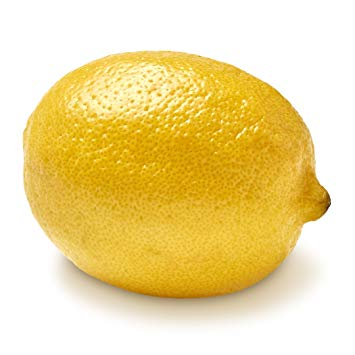
//> input picture OpenCV/lemon.jpg, 355 x 355 px
$ ./testopen   (built with g++ and OpenCV 4)
//> lines starting //> are read from the running program, lines starting //| are printed output that depends on the picture; after the words box and inside, x2 and y2 are one past the last pixel; in counts of white or black regions, pixels touching at a corner belong together
#include <stdio.h>
#include <opencv2/opencv.hpp>
#include "opencv2/imgproc/imgproc.hpp"
#include "opencv2/highgui/highgui.hpp"
#include <iostream>

using namespace cv;
using namespace std;

int main(void)
{

    Mat image = imread("lemon.jpg", 1);
//> image is the input picture: 355 rows x 355 cols, CV_8UC3; mean B, G, R 155.2, 219, 240.2
    Mat gray_image;

    cvtColor( image, gray_image, CV_BGR2GRAY );
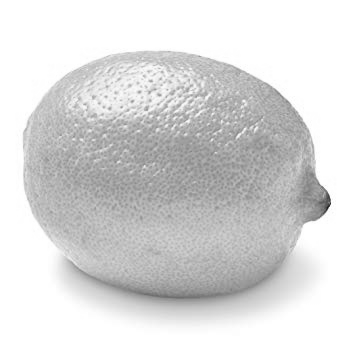
//> gray_image: 355 rows x 355 cols, CV_8UC1; min 28, max 255, mean 218

    Mat blur = gray_image.clone();
    Mat detected_edges = gray_image.clone();
    Mat binary = gray_image.clone();;

    //Get Pixel values from grayscales
    cout << "Rows: " << gray_image.rows << endl;
//| Rows: 355
    cout << "Cols: " << gray_image.cols << endl;
//| Cols: 355
    cout << "Intensity value (grayscale) at pixel (177,177): " << (int)(gray_image.at<uchar>(177,177)) << endl;
//| Intensity value (grayscale) at pixel (177,177): 157
    cout << "Intensity values (RGB) at pixel (177,177): (" << (int)(image.at<Vec3b>(177,177)[2]) << "," << (int)(image.at<Vec3b>(177,177)[1]) << "," << (int)(image.at<Vec3b>(177,177)[0]) << ")"<<endl;
//| Intensity values (RGB) at pixel (177,177): (214,158,3)

    // [15 lines of commented-out code are left out]

    GaussianBlur( gray_image, blur, Size(7,7), 0, 0 );
    Canny( blur, detected_edges, 50, 70, 3 );
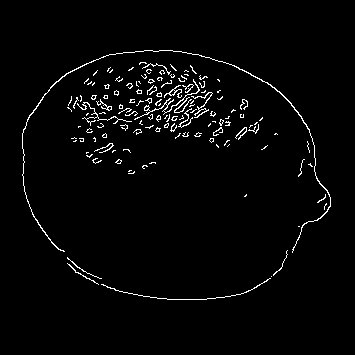
//> detected_edges: 355 rows x 355 cols, CV_8UC1; 2.5% white in thin lines or dots, all inside (x1, y1, x2, y2) = (22, 50, 331, 300)
    threshold( gray_image, binary, 245, 255, 1 ); //0-binary   1-inverted binary
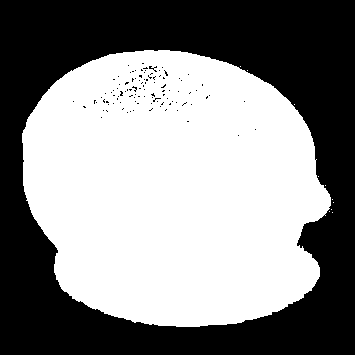
//> binary: 355 rows x 355 cols, CV_8UC1; 53.7% white; 104 black regions (103 under 20 px), largest, box (x1, y1, x2, y2) and area: (0, 0, 355, 355) 58018

    imwrite( "Gray_Image.jpg", gray_image );

    imshow( "Color Image", image );
    imshow( "Grayscale Image", gray_image );
    imshow( "Blur", blur );
    imshow( "Canny", detected_edges );
    imshow( "Binary", binary );

    waitKey(0);

    return 0;
}
